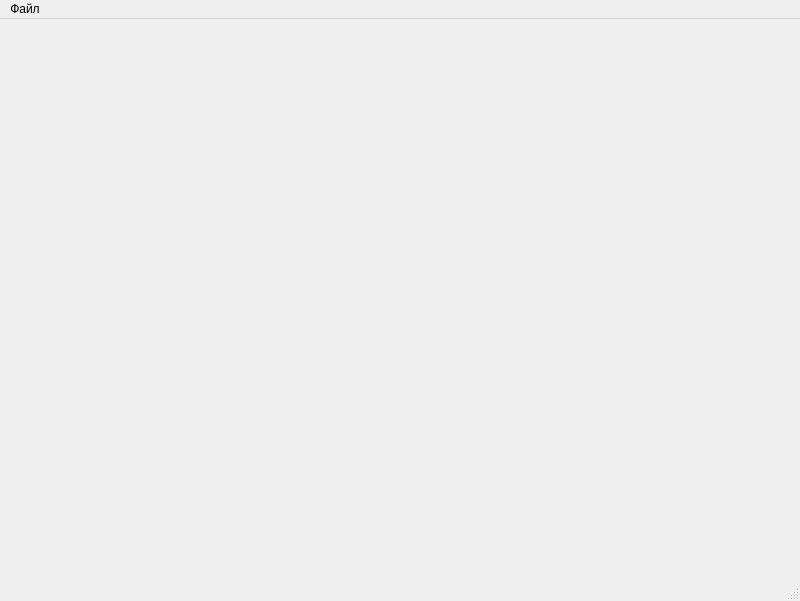
<?xml version="1.0" encoding="UTF-8"?>
<ui version="4.0">
 <class>MainWindow</class>
 <widget class="QMainWindow" name="MainWindow">
  <property name="geometry">
   <rect>
    <x>0</x>
    <y>0</y>
    <width>800</width>
    <height>601</height>
   </rect>
  </property>
  <property name="windowTitle">
   <string>MainWindow</string>
  </property>
  <widget class="QWidget" name="centralwidget">
   <layout class="QGridLayout" name="gridLayout">
    <property name="leftMargin">
     <number>0</number>
    </property>
    <property name="topMargin">
     <number>0</number>
    </property>
    <property name="rightMargin">
     <number>0</number>
    </property>
    <property name="bottomMargin">
     <number>0</number>
    </property>
    <property name="spacing">
     <number>0</number>
    </property>
    <item row="0" column="0">
     <widget class="QStackedWidget" name="stackedWidget">
      <property name="currentIndex">
       <number>1</number>
      </property>
      <widget class="GenerateTrajectoryOptions" name="p_generateTrajectory"/>
      <widget class="QWidget" name="p_translateSignal">
       <layout class="QGridLayout" name="gridLayout_3">
        <item row="0" column="0">
         <widget class="Widget3D" name="widget" native="true"/>
        </item>
       </layout>
      </widget>
     </widget>
    </item>
   </layout>
  </widget>
  <widget class="QMenuBar" name="menubar">
   <property name="geometry">
    <rect>
     <x>0</x>
     <y>0</y>
     <width>800</width>
     <height>21</height>
    </rect>
   </property>
   <widget class="QMenu" name="menu">
    <property name="title">
     <string>Файл</string>
    </property>
    <addaction name="a_saveTrajectory"/>
    <addaction name="a_loadTrajectory"/>
    <addaction name="a_showGenerateTrajectoryPage"/>
    <addaction name="a_showTranslation"/>
   </widget>
   <addaction name="menu"/>
  </widget>
  <widget class="QStatusBar" name="statusbar"/>
  <action name="a_showGenerateTrajectoryPage">
   <property name="text">
    <string>Сгенерировать траекторию</string>
   </property>
  </action>
  <action name="a_loadTrajectory">
   <property name="text">
    <string>Загрузить траекторию</string>
   </property>
  </action>
  <action name="a_showTranslation">
   <property name="text">
    <string>Трансляция</string>
   </property>
  </action>
  <action name="a_saveTrajectory">
   <property name="text">
    <string>Сохранить траекторию</string>
   </property>
  </action>
 </widget>
 <customwidgets>
  <customwidget>
   <class>Widget3D</class>
   <extends>QWidget</extends>
   <header location="global">UI.CustomWidgets.Widget3D.h</header>
   <container>1</container>
  </customwidget>
  <customwidget>
   <class>GenerateTrajectoryOptions</class>
   <extends>QWidget</extends>
   <header>UI_Options.GenerateTrajectory_Options.h</header>
   <container>1</container>
  </customwidget>
 </customwidgets>
 <resources/>
 <connections/>
</ui>
